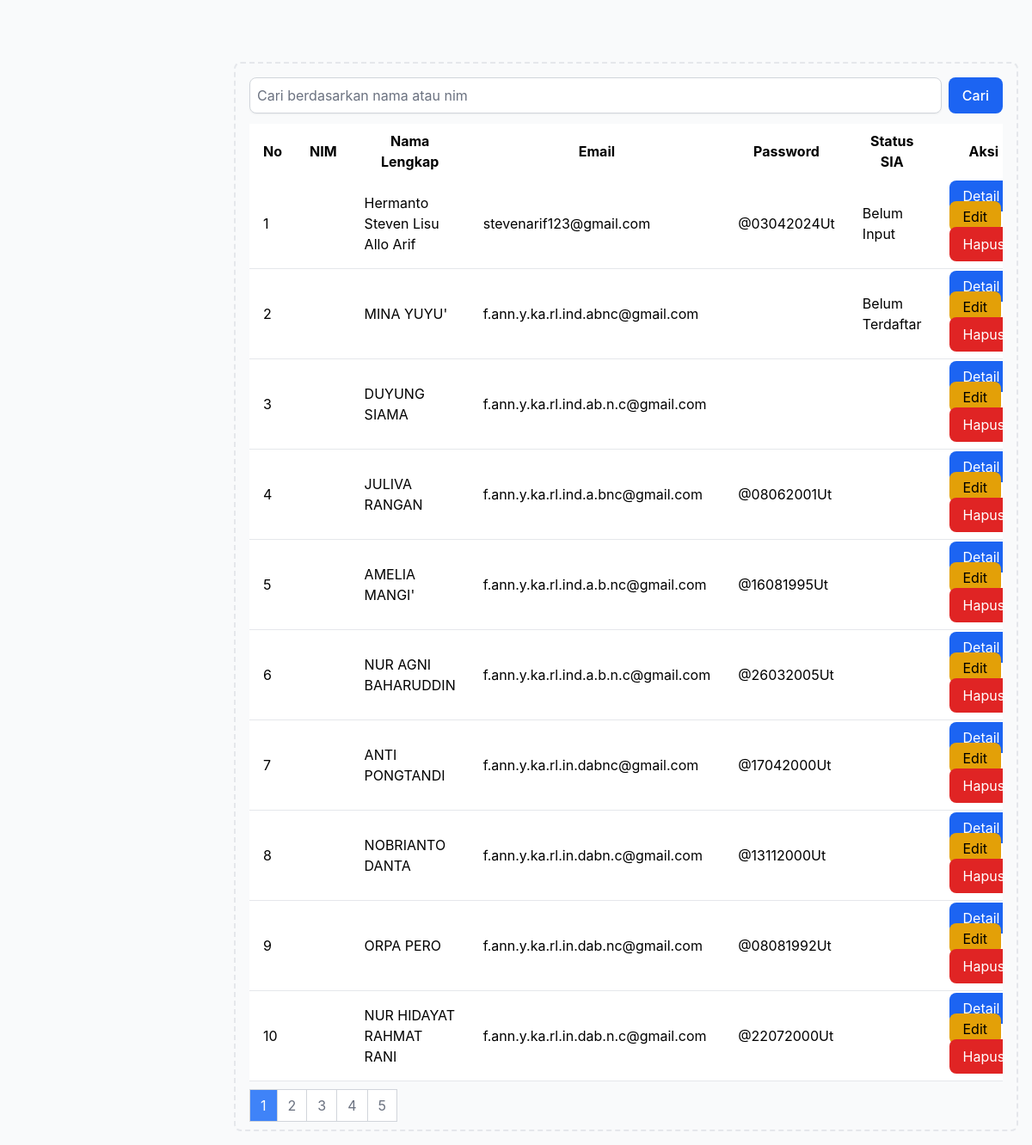
The app's page /admin/mahasiswa/index.php (signed in), older data.
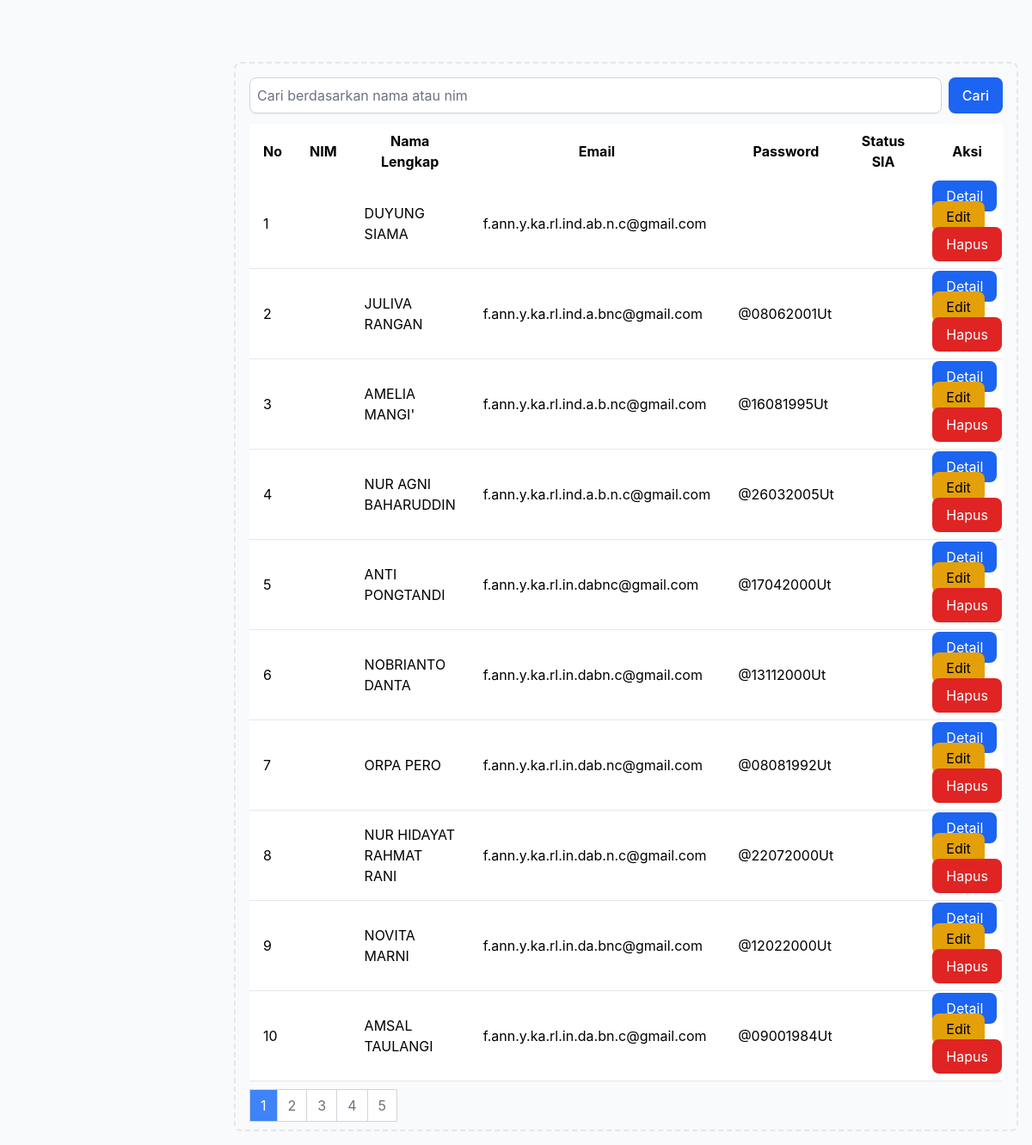
The same page, newer data.
### tables this page shows
CREATE TABLE `mahasiswa` (
  `No` int(11) NOT NULL AUTO_INCREMENT,
  `Nim` text NOT NULL,
  `JalurProgram` enum('RPL','Reguler') NOT NULL,
  `NamaLengkap` varchar(100) NOT NULL,
  `TempatLahir` varchar(50) DEFAULT NULL,
  `TanggalLahir` date DEFAULT NULL,
  `NamaIbuKandung` varchar(100) DEFAULT NULL,
  `NIK` varchar(16) DEFAULT NULL,
  `Jurusan` varchar(50) DEFAULT NULL,
  `NomorHP` varchar(15) DEFAULT NULL,
  `Email` varchar(255) DEFAULT NULL,
  `Password` varchar(20) NOT NULL,
  `Agama` varchar(20) NOT NULL,
  `JenisKelamin` varchar(20) NOT NULL,
  `StatusPerkawinan` varchar(20) NOT NULL,
  `NomorHPAlternatif` varchar(15) DEFAULT NULL,
  `NomorIjazah` varchar(20) DEFAULT NULL,
  `TahunIjazah` year(4) DEFAULT NULL,
  `NISN` varchar(10) DEFAULT NULL,
  `LayananPaketSemester` varchar(20) NOT NULL,
  `DiInputOleh` varchar(50) DEFAULT NULL,
  `DiInputPada` datetime DEFAULT current_timestamp(),
  `DiEditPada` datetime NOT NULL DEFAULT current_timestamp(),
  `STATUS_INPUT_SIA` varchar(50) NOT NULL,
  PRIMARY KEY (`No`),
  UNIQUE KEY `NIK` (`NIK`)
);

### admin/mahasiswa/index.php (the view, shortened to what this page needs)
<?php
require_once "../koneksi.php";
$keyword = "";
$mahasiswa = [];
$jumlah_data_per_halaman = isset($_GET['jumlah_data_per_halaman']) ? $_GET['jumlah_data_per_halaman'] : 10;
if ($jumlah_data_per_halaman == 'all') {
    $limit_sql = "";
} else {
    $halaman_saat_ini = isset($_GET['halaman']) ? $_GET['halaman'] : 1;
    $offset = ($halaman_saat_ini - 1) * (int)$jumlah_data_per_halaman;
    $limit_sql = "LIMIT $offset, $jumlah_data_per_halaman";
}
$query = "SELECT * FROM mahasiswa WHERE NamaLengkap LIKE '%$keyword%' OR Nim LIKE '%$keyword%' ORDER BY No DESC $limit_sql";
$result = mysqli_query($koneksi, $query);
while ($row = mysqli_fetch_assoc($result)) {
  $mahasiswa[] = $row;
}
$query_total = "SELECT COUNT(*) AS total FROM mahasiswa WHERE NamaLengkap LIKE '%$keyword%' OR Nim LIKE '%$keyword%'";
$result_total = mysqli_query($koneksi, $query_total);
$row_total = mysqli_fetch_assoc($result_total);
$total_data = $row_total['total'];
?>
<!DOCTYPE html>
<html lang="en">
<head>
    <link href="https://cdnjs.cloudflare.com/ajax/libs/flowbite/2.3.0/flowbite.min.css" rel="stylesheet">
</head>
<body class="bg-gray-50 dark:bg-gray-900">
    <div class="p-4 sm:ml-64">
        <div class="p-4 border-2 border-gray-200 border-dashed rounded-lg dark:border-gray-700 mt-14">
            <div id="content">
                <?php if (count($mahasiswa) > 0) { ?>
                    <form action="" method="POST" class="mb-3">
                        <div class="flex">
                            <input type="text" class="block w-full p-2 border border-gray-300 rounded-lg shadow-sm focus:ring-blue-500 focus:border-blue-500" placeholder="Cari berdasarkan nama atau nim" name="keyword">
                            <button type="submit" class="ml-2 px-4 py-2 bg-blue-600 text-white font-medium rounded-lg hover:bg-blue-700 focus:outline-none focus:ring-2 focus:ring-blue-500" name="search">Cari</button>
                        </div>
                    </form>
                    <div class="overflow-x-auto">
                        <table class="min-w-full bg-white dark:bg-gray-800">
                            <thead>
                                <tr>
                                    <th class="px-4 py-2">No</th>
                                    <th class="px-4 py-2">NIM</th>
                                    <th class="px-4 py-2">Nama Lengkap</th>
                                    <th class="px-4 py-2">Email</th>
                                    <th class="px-4 py-2">Password</th>
                                    <th class="px-4 py-2">Status SIA</th>
                                    <th class="px-4 py-2">Aksi</th>
                                </tr>
                            </thead>
                            <tbody>
                                <?php
                                $no = 1;
                                foreach ($mahasiswa as $mhs) {
                                    ?>
                                    <tr class="bg-white border-b dark:bg-gray-800 dark:border-gray-700">
                                        <td class="px-4 py-2"><?php echo $no++; ?></td>
                                        <td class="px-4 py-2"><?php echo $mhs['Nim']; ?></td>
                                        <td class="px-4 py-2"><?php echo $mhs['NamaLengkap']; ?></td>
                                        <td class="px-4 py-2"><?php echo $mhs['Email']; ?></td>
                                        <td class="px-4 py-2"><?php echo $mhs['Password']; ?></td>
                                        <td class="px-4 py-2"><?php echo $mhs['STATUS_INPUT_SIA']; ?></td>
                                        <td class="px-4 py-2">
                                            <a href="lihat_data_mahasiswa.php?No=<?php echo $mhs['No']; ?>" class="px-4 py-2 bg-blue-600 text-white rounded-lg hover:bg-blue-700">Detail</a>
                                            <a href="edit_data.php?No=<?php echo $mhs['No']; ?>" class="px-4 py-2 bg-yellow-400 text-black rounded-lg hover:bg-yellow-500">Edit</a>
                                            <button type="button" class="px-4 py-2 bg-red-600 text-white rounded-lg hover:bg-red-700" data-modal-toggle="exampleModal">Hapus</button>
                                        </td>
                                    </tr>
                                    <?php
                                }
                                ?>
                            </tbody>
                        </table>
                    </div>
                    <nav aria-label="Page navigation example" class="mt-4">
                        <ul class="inline-flex -space-x-px">
                            <?php
                            $jumlah_halaman = ceil($total_data / $jumlah_data_per_halaman);
                            for ($i = 1; $i <= $jumlah_halaman; $i++) {
                                if ($i == $halaman_saat_ini) {
                                    $active = "bg-blue-500 text-white";
                                } else {
                                    $active = "bg-white text-gray-500 hover:bg-gray-100 hover:text-gray-700";
                                }
                                ?>
                                <li>
                                    <a href="mahasiswa.php?halaman=<?php echo $i; ?>&jumlah_data_per_halaman=<?php echo $jumlah_data_per_halaman; ?>" class="px-3 py-2 leading-tight <?php echo $active; ?> border border-gray-300">
                                        <?php echo $i; ?>
                                    </a>
                                </li>
                                <?php
                            }
                            ?>
                        </ul>
                    </nav>
                <?php
                } else {
                    ?>
                    <div class="alert alert-warning" role="alert">
                        Data tidak ditemukan
                    </div>
                <?php
                }
                ?>
            </div>
        </div>
    </div>
</body>
</html>

Row changes from the older to the newer data that the page shows:
removed mahasiswa: NamaLengkap "Hermanto Steven Lisu Allo Arif", Email "stevenarif123@gmail.com", Password "@03042024Ut", STATUS_INPUT_SIA "Belum Input"
removed mahasiswa: NamaLengkap "MINA YUYU'", Email "f.ann.y.ka.rl.ind.abnc@gmail.com", STATUS_INPUT_SIA "Belum Terdaftar"
now on this page (row unchanged): mahasiswa: NamaLengkap "NOVITA MARNI", Email "f.ann.y.ka.rl.in.da.bnc@gmail.com", Password "@12022000Ut"
now on this page (row unchanged): mahasiswa: NamaLengkap "AMSAL TAULANGI", Email "f.ann.y.ka.rl.in.da.bn.c@gmail.com", Password "@09001984Ut"
